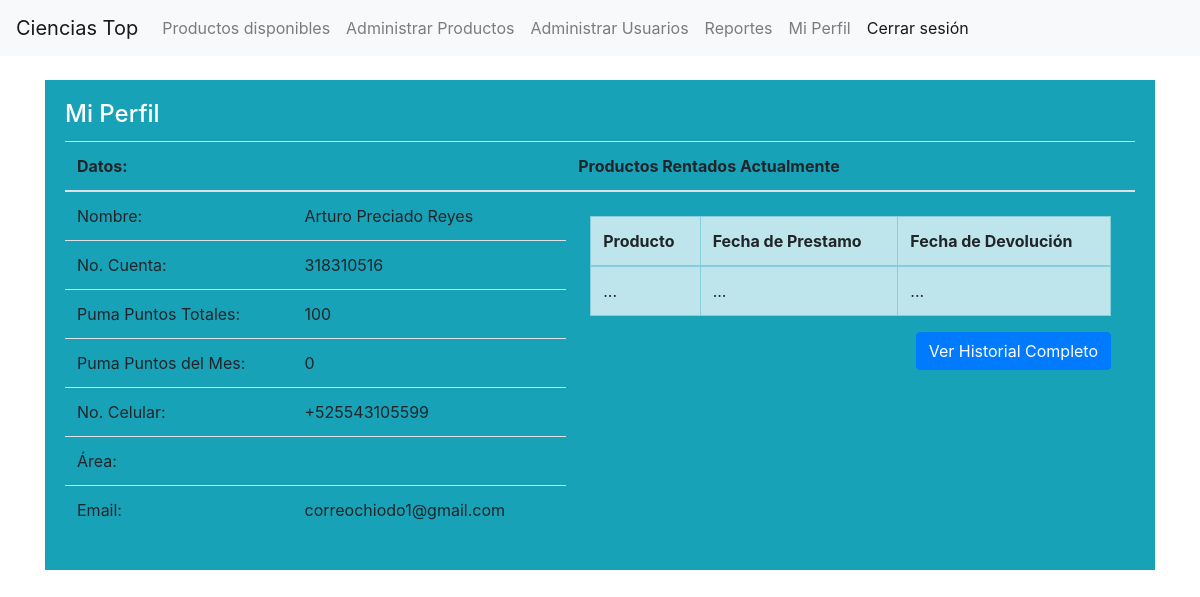
Page /usuarios/usuario/perfil (signed in) on the earlier database version.
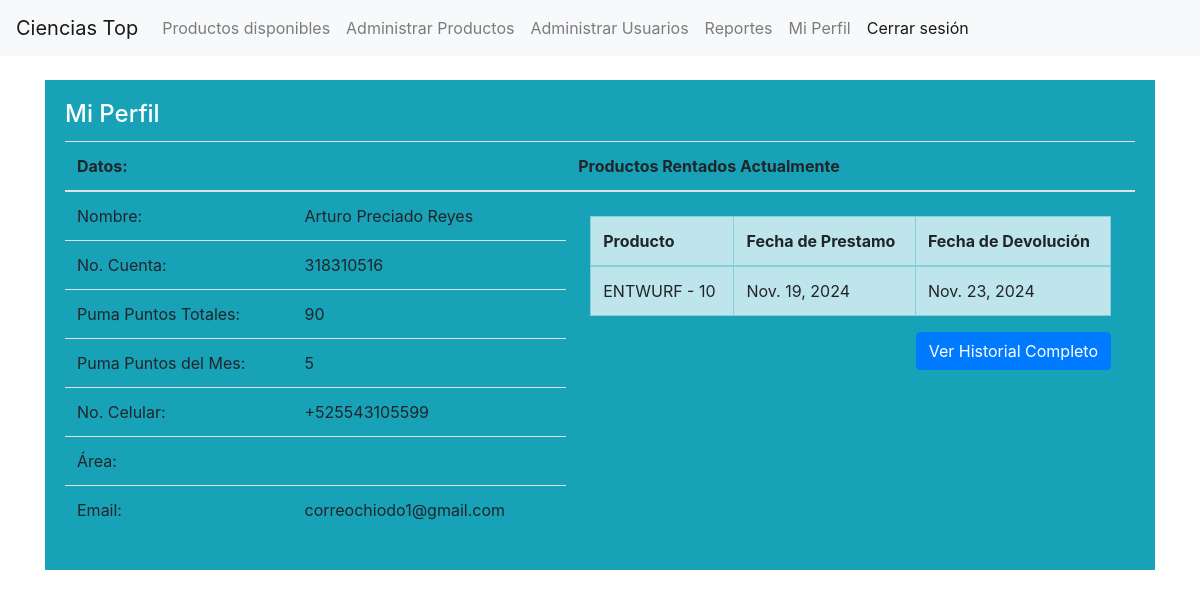
Same page on the later database version.
### usuario/models.py (models this page shows, shortened)
class Usuario(models.Model):
    user = models.OneToOneField(User, on_delete=models.CASCADE)
    nombre = models.CharField(max_length=40)
    apellidopaterno = models.CharField(max_length=40)
    apellidomaterno = models.CharField(max_length=40)
    puntos = models.IntegerField(default=100)
    celular = PhoneNumberField()
    nocuenta = models.CharField(max_length=9)
    area = models.CharField(max_length=100, default='trabajador')
    email = models.EmailField()
    oculto = models.BooleanField(default=False)

### producto/models.py (models this page shows)
class Renta(models.Model):
    id = models.AutoField(primary_key=True)
    id_producto = models.ForeignKey(Producto,
                                    on_delete=models.CASCADE,
                                      verbose_name='Titulo',
                                      related_name='rentas')
    id_deudor = models.ForeignKey(User,on_delete=models.CASCADE, verbose_name='ID_deudor')
    fecha_prestamo = models.DateField()
    fecha_devuelto = models.DateField(null=True)

class Producto(models.Model):
    user = models.ForeignKey(User, on_delete=models.DO_NOTHING, null=True, related_name='productos')
    id = models.BigAutoField(primary_key=True)
    nombre = models.CharField(max_length=100)
    costo = models.IntegerField()
    descripcion = models.TextField()
    imagen = models.ImageField(upload_to='productos_imagenes')
    categoria = models.TextField()
    dias = models.IntegerField(
        validators=[
            MinValueValidator(3),
            MaxValueValidator(7)
        ]
    )
    def __str__(self):
        return self.nombre + ' - ' + str(self.costo)

### usuario/views.py (the view)
# urls.py: path('usuario/perfil', views.perfil, name='perfil'),
def perfil(request):
    usuario_actual = request.user
    usuario = Usuario.objects.get(user=usuario_actual)
    try:
        rentas = Renta.objects.filter(id_deudor=usuario_actual).filter(fecha_devuelto__isnull=True)
    except Renta.DoesNotExist:
        rentas = None
    rentas_activas = []
    for renta in rentas:
        objeto_rentado = renta.id_producto
        fecha_devolucion = renta.fecha_prestamo + dt.timedelta(days=objeto_rentado.dias)
        rentas_activas.append({'renta':renta, 'fecha_devolucion':fecha_devolucion})
    hoy = datetime.now()
    puntos_del_mes = 0
    try:
        rentas_historicas = Renta.objects.filter(id_deudor=usuario_actual)
    except Renta.DoesNotExist:
        rentas = None
    for renta in rentas_historicas:
        objeto_rentado = renta.id_producto
        if renta.fecha_prestamo.month == hoy.month:
            puntos_del_mes += int(objeto_rentado.costo / 2)
    acumulaciones_del_mes = Acumulacion.objects.filter(usuario=usuario).filter(fecha__year=hoy.year, fecha__month=hoy.month)
    for acumulacion in acumulaciones_del_mes:
        puntos_del_mes+=acumulacion.puntos
    if len(usuario.nocuenta) == 9:
        es_estudiante = True
    else:
        es_estudiante = False
    if usuario_actual.groups.filter(name='proveedor').exists():
        es_proveedor = True
    else:
        es_proveedor = False
    is_usuario_c = request.user.groups.filter(name='usuario_c').exists()
    is_adminn = request.user.groups.filter(name='administrador').exists()
    is_prov = request.user.groups.filter(name='proveedor').exists()
    return render(request, 'usuarios/perfil.html',
                  {'usuario':usuario,
                   'puntos_del_mes':puntos_del_mes,
                   'es_estudiante':es_estudiante,
                   'es_proveedor':es_proveedor,
                   'rentas_activas':rentas_activas,
                   'is_usuario_c': is_usuario_c,
                   'is_prov': is_prov,
                   'is_adminn': is_adminn
                   })

### usuario/templates/usuarios/perfil.html (shortened to what the changed rows need)
{% extends 'base.html' %}
{% block contenido %}
<div class="card-body bg-info text-white">
    <div class="table-responsive">
        <table class="table bg-info">
            <thead>
                <tr>
                    <th scope="col" class="col-2">Datos:</th>
                    <th scope="col" class="col-2"></th>
                    {% if not es_proveedor %}
                    <th scope="col" class="col-5">Productos Rentados Actualmente</th>
                    {% endif %}
                </tr>
            </thead>
            <tbody>
                <tr class="">
                    <td scope="row">Nombre: </td>
                    <td scope="row">{{usuario.nombre}} {{usuario.apellidopaterno}} {{usuario.apellidomaterno}} </td>
                    {% if not es_proveedor %}
                    <td scope="row" rowspan="6" class="p-4">
                        <div class="m-0 p-0">
                            <div class="card-body m-0 p-0">
                                <div class="table-responsive m-0">
                                    <table class="table table-bordered table-info m-0">
                                        <thead>
                                            <tr class="">
                                                <th scope="col">Producto</th>
                                                <th scope="col">Fecha de Prestamo</th>
                                                <th scope="col">Fecha de Devolución</th>
                                            </tr>
                                        </thead>
                                        <tbody>
                                            {% if not rentas_activas %}
                                            <tr class="">
                                                <td scope="row"> ... </td>
                                                <td> ... </td>
                                                <td>...</td>
                                            </tr>
                                            {% endif %}
                                            {% for producto in rentas_activas %}
                                            <tr class="">
                                                <td scope="row"> {{producto.renta.id_producto}} </td>
                                                <td>{{producto.renta.fecha_prestamo}}</td>
                                                <td>{{producto.fecha_devolucion}}</td>
                                            </tr>
                                            {% endfor %}
                                        </tbody>
                                    </table>
                                </div>
                            </div>
                        </div>
                        <div class="d-flex flex-row-reverse mt-3">
                        </div>
                    </td>
                    {% endif %}
                </tr>
                <tr class="">
                    {% if es_estudiante %}
                    <td scope="row" >No. Cuenta: </td>
                    {% else %}
                    <td scope="row" >No. Trabajador: </td>
                    {% endif %}
                    <td scope="row">{{usuario.nocuenta}}</td>
                </tr>
                {% if not es_proveedor %}
                <tr class="">
                    <td scope="row">Puma Puntos Totales: </td>
                    <td scope="row">{{usuario.puntos}}</td>
                </tr>
                <tr class="">
                    <td scope="row">Puma Puntos del Mes: </td>
                    <td scope="row">{{puntos_del_mes}}</td>
                </tr>
                {% endif %}
                <tr class="">
                    <td scope="row">No. Celular: </td>
                    <td scope="row">{{usuario.celular}}</td>
                </tr>
                <tr class="">
                    <td scope="row">Email: </td>
                    <td scope="row">{{usuario.email}}</td>
                </tr>
            </tbody>
        </table>
    </div>
</div>
{% endblock %}

Differences in the rows shown:
changed Usuario "Arturo": puntos "100" → "90"
added Renta: renta.id_producto "ENTWURF - 10", renta.fecha_prestamo "Nov. 19, 2024", fecha_devolucion "Nov. 23, 2024"
Other differences:
{{ puntos_del_mes }}: "0" → "5"
